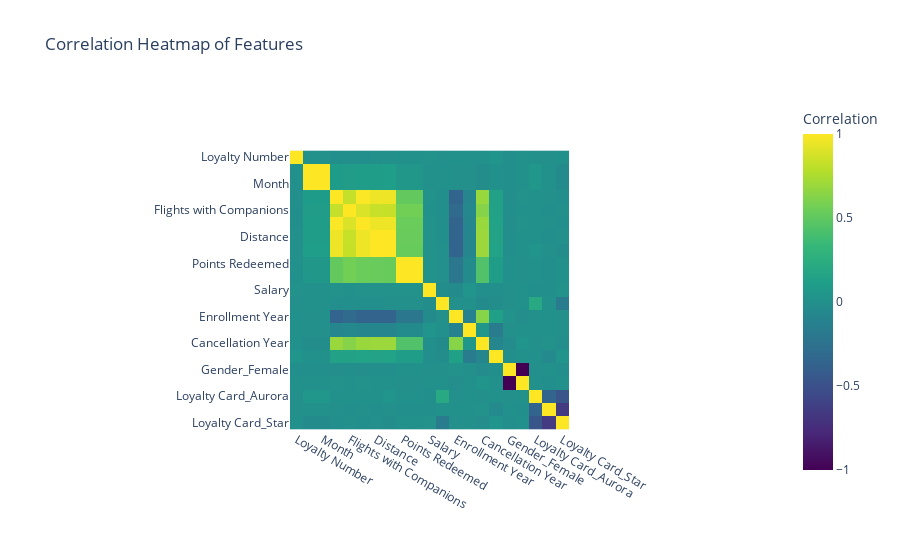

Write notebook code for a chart like this one.
### Code cell
# Create a correlation matrix
num = airline_encoded.select_dtypes(include=['int64', 'float64', 'boolean']).columns

correlation_matrix = airline_encoded[num].corr()

fig0 = px.imshow(correlation_matrix,
                labels=dict(color="Correlation"),
                x=correlation_matrix.index,
                y=correlation_matrix.columns,
                color_continuous_scale='Viridis',
                title='Correlation Heatmap of Features')

# Show the plot
fig0.show()

### Figure 1 — Plotly figure (JSON) as saved in the notebook; plotly's stock layout.template omitted (floating-point values rounded to 4 significant figures; data arrays with more than 128 entries replaced by an {"elided": "..."} marker saying what was removed)
{"data": [{"coloraxis": "coloraxis", "hovertemplate": "x: %{x}<br>y: %{y}<br>Correlation: %{z}<extra></extra>", "name": "0", "type": "heatmap", "x": ["Loyalty Number", "Year", "Month", "Flights Booked", "Flights with Companions", "Total Flights", "Distance", "Points Accumulated", "Points Redeemed", "Dollar Cost Points Redeemed", "Salary", "CLV", "Enrollment Year", "Enrollment Month", "Cancellation Year", "Cancellation Month", "Gender_Female", "Gender_Male", "Loyalty Card_Aurora", "Loyalty Card_Nova", "Loyalty Card_Star"], "xaxis": "x", "y": ["Loyalty Number", "Year", "Month", "Flights Booked", "Flights with Companions", "Total Flights", "Distance", "Points Accumulated", "Points Redeemed", "Dollar Cost Points Redeemed", "Salary", "CLV", "Enrollment Year", "Enrollment Month", "Cancellation Year", "Cancellation Month", "Gender_Female", "Gender_Male", "Loyalty Card_Aurora", "Loyalty Card_Nova", "Loyalty Card_Star"], "yaxis": "y", "z": {"elided": "21x21 float values"}}], "layout": {"coloraxis": {"colorbar": {"title": {"text": "Correlation"}}, "colorscale": [[0, "#440154"], [0.1111, "#482878"], [0.2222, "#3e4989"], [0.3333, "#31688e"], [0.4444, "#26828e"], [0.5556, "#1f9e89"], [0.6667, "#35b779"], [0.7778, "#6ece58"], [0.8889, "#b5de2b"], [1, "#fde725"]]}, "title": {"text": "Correlation Heatmap of Features"}, "xaxis": {"anchor": "y", "constrain": "domain", "domain": [0, 1], "scaleanchor": "y"}, "yaxis": {"anchor": "x", "autorange": "reversed", "constrain": "domain", "domain": [0, 1]}}}
